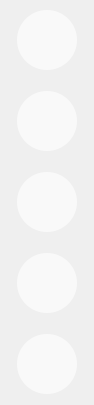
<?xml version="1.0" encoding="UTF-8"?>
<ui version="4.0">
 <class>MainWindow</class>
 <widget class="QMainWindow" name="MainWindow">
  <property name="geometry">
   <rect>
    <x>0</x>
    <y>0</y>
    <width>94</width>
    <height>405</height>
   </rect>
  </property>
  <property name="windowTitle">
   <string>MainWindow</string>
  </property>
  <property name="styleSheet">
   <string notr="true">
#frame{
	border-image: url(:/fondos/img/fondo_sin.jpg);
	border-radius:20px;
}
QPushButton{
	border-radius:30px;
	border: 0.1px solid white;
	background-color: rgba(255, 255, 255, 160);
	
}
QPushButton:pressed{
	
	background-color: rgba(66, 66, 66, 150);
	border: 0.5px solid white;
}</string>
  </property>
  <widget class="QWidget" name="main">
   <layout class="QHBoxLayout" name="horizontalLayout">
    <property name="spacing">
     <number>0</number>
    </property>
    <property name="leftMargin">
     <number>0</number>
    </property>
    <property name="topMargin">
     <number>0</number>
    </property>
    <property name="rightMargin">
     <number>0</number>
    </property>
    <property name="bottomMargin">
     <number>0</number>
    </property>
    <item>
     <widget class="QFrame" name="frame">
      <property name="frameShape">
       <enum>QFrame::StyledPanel</enum>
      </property>
      <property name="frameShadow">
       <enum>QFrame::Raised</enum>
      </property>
      <layout class="QVBoxLayout" name="verticalLayout">
       <property name="spacing">
        <number>0</number>
       </property>
       <property name="leftMargin">
        <number>0</number>
       </property>
       <property name="topMargin">
        <number>0</number>
       </property>
       <property name="rightMargin">
        <number>0</number>
       </property>
       <property name="bottomMargin">
        <number>0</number>
       </property>
       <item>
        <widget class="QWidget" name="cont1" native="true">
         <property name="minimumSize">
          <size>
           <width>92</width>
           <height>81</height>
          </size>
         </property>
         <layout class="QHBoxLayout" name="horizontalLayout_6">
          <property name="spacing">
           <number>0</number>
          </property>
          <property name="leftMargin">
           <number>0</number>
          </property>
          <property name="topMargin">
           <number>0</number>
          </property>
          <property name="rightMargin">
           <number>0</number>
          </property>
          <property name="bottomMargin">
           <number>0</number>
          </property>
          <item>
           <widget class="QPushButton" name="llamar">
            <property name="sizePolicy">
             <sizepolicy hsizetype="Minimum" vsizetype="Maximum">
              <horstretch>0</horstretch>
              <verstretch>0</verstretch>
             </sizepolicy>
            </property>
            <property name="minimumSize">
             <size>
              <width>60</width>
              <height>60</height>
             </size>
            </property>
            <property name="maximumSize">
             <size>
              <width>60</width>
              <height>60</height>
             </size>
            </property>
            <property name="text">
             <string/>
            </property>
            <property name="icon">
             <iconset resource="iconos.qrc">
              <normaloff>:/iconosWhite/iconsAtencion/bell-2-32.png</normaloff>:/iconosWhite/iconsAtencion/bell-2-32.png</iconset>
            </property>
            <property name="iconSize">
             <size>
              <width>26</width>
              <height>26</height>
             </size>
            </property>
           </widget>
          </item>
         </layout>
        </widget>
       </item>
       <item alignment="Qt::AlignVCenter">
        <widget class="QWidget" name="cont2" native="true">
         <property name="minimumSize">
          <size>
           <width>92</width>
           <height>81</height>
          </size>
         </property>
         <layout class="QHBoxLayout" name="horizontalLayout_2">
          <item>
           <widget class="QPushButton" name="sinTurno">
            <property name="sizePolicy">
             <sizepolicy hsizetype="Minimum" vsizetype="Maximum">
              <horstretch>0</horstretch>
              <verstretch>0</verstretch>
             </sizepolicy>
            </property>
            <property name="minimumSize">
             <size>
              <width>60</width>
              <height>60</height>
             </size>
            </property>
            <property name="maximumSize">
             <size>
              <width>60</width>
              <height>60</height>
             </size>
            </property>
            <property name="text">
             <string/>
            </property>
            <property name="icon">
             <iconset resource="iconos.qrc">
              <normaloff>:/iconosWhite/iconsAtencion/check-mark-7-32.png</normaloff>:/iconosWhite/iconsAtencion/check-mark-7-32.png</iconset>
            </property>
            <property name="iconSize">
             <size>
              <width>26</width>
              <height>26</height>
             </size>
            </property>
           </widget>
          </item>
         </layout>
        </widget>
       </item>
       <item>
        <widget class="QWidget" name="cont3" native="true">
         <property name="minimumSize">
          <size>
           <width>92</width>
           <height>81</height>
          </size>
         </property>
         <layout class="QHBoxLayout" name="horizontalLayout_3">
          <item>
           <widget class="QPushButton" name="conTurno">
            <property name="sizePolicy">
             <sizepolicy hsizetype="Minimum" vsizetype="Maximum">
              <horstretch>0</horstretch>
              <verstretch>0</verstretch>
             </sizepolicy>
            </property>
            <property name="minimumSize">
             <size>
              <width>60</width>
              <height>60</height>
             </size>
            </property>
            <property name="maximumSize">
             <size>
              <width>60</width>
              <height>60</height>
             </size>
            </property>
            <property name="text">
             <string/>
            </property>
            <property name="icon">
             <iconset resource="iconos.qrc">
              <normaloff>:/iconosWhite/iconsAtencion/letter-t-24.png</normaloff>:/iconosWhite/iconsAtencion/letter-t-24.png</iconset>
            </property>
            <property name="iconSize">
             <size>
              <width>26</width>
              <height>26</height>
             </size>
            </property>
           </widget>
          </item>
         </layout>
        </widget>
       </item>
       <item>
        <widget class="QWidget" name="cont4" native="true">
         <property name="minimumSize">
          <size>
           <width>92</width>
           <height>81</height>
          </size>
         </property>
         <layout class="QHBoxLayout" name="horizontalLayout_4">
          <item>
           <widget class="QPushButton" name="settings">
            <property name="minimumSize">
             <size>
              <width>60</width>
              <height>60</height>
             </size>
            </property>
            <property name="maximumSize">
             <size>
              <width>60</width>
              <height>60</height>
             </size>
            </property>
            <property name="text">
             <string/>
            </property>
            <property name="icon">
             <iconset resource="iconos.qrc">
              <normaloff>:/iconosWhite/iconsAtencion/settings-5-32.png</normaloff>:/iconosWhite/iconsAtencion/settings-5-32.png</iconset>
            </property>
            <property name="iconSize">
             <size>
              <width>26</width>
              <height>26</height>
             </size>
            </property>
           </widget>
          </item>
         </layout>
        </widget>
       </item>
       <item>
        <widget class="QWidget" name="cont5" native="true">
         <property name="minimumSize">
          <size>
           <width>92</width>
           <height>81</height>
          </size>
         </property>
         <layout class="QHBoxLayout" name="horizontalLayout_5">
          <item>
           <widget class="QPushButton" name="reset">
            <property name="minimumSize">
             <size>
              <width>60</width>
              <height>60</height>
             </size>
            </property>
            <property name="maximumSize">
             <size>
              <width>60</width>
              <height>60</height>
             </size>
            </property>
            <property name="text">
             <string/>
            </property>
            <property name="icon">
             <iconset resource="iconos.qrc">
              <normaloff>:/iconosWhite/iconsAtencion/x-mark-3-32.png</normaloff>:/iconosWhite/iconsAtencion/x-mark-3-32.png</iconset>
            </property>
            <property name="iconSize">
             <size>
              <width>26</width>
              <height>26</height>
             </size>
            </property>
           </widget>
          </item>
         </layout>
        </widget>
       </item>
      </layout>
     </widget>
    </item>
   </layout>
  </widget>
 </widget>
 <resources>
  <include location="iconos.qrc"/>
  <include location="fondos.qrc"/>
 </resources>
 <connections/>
</ui>
